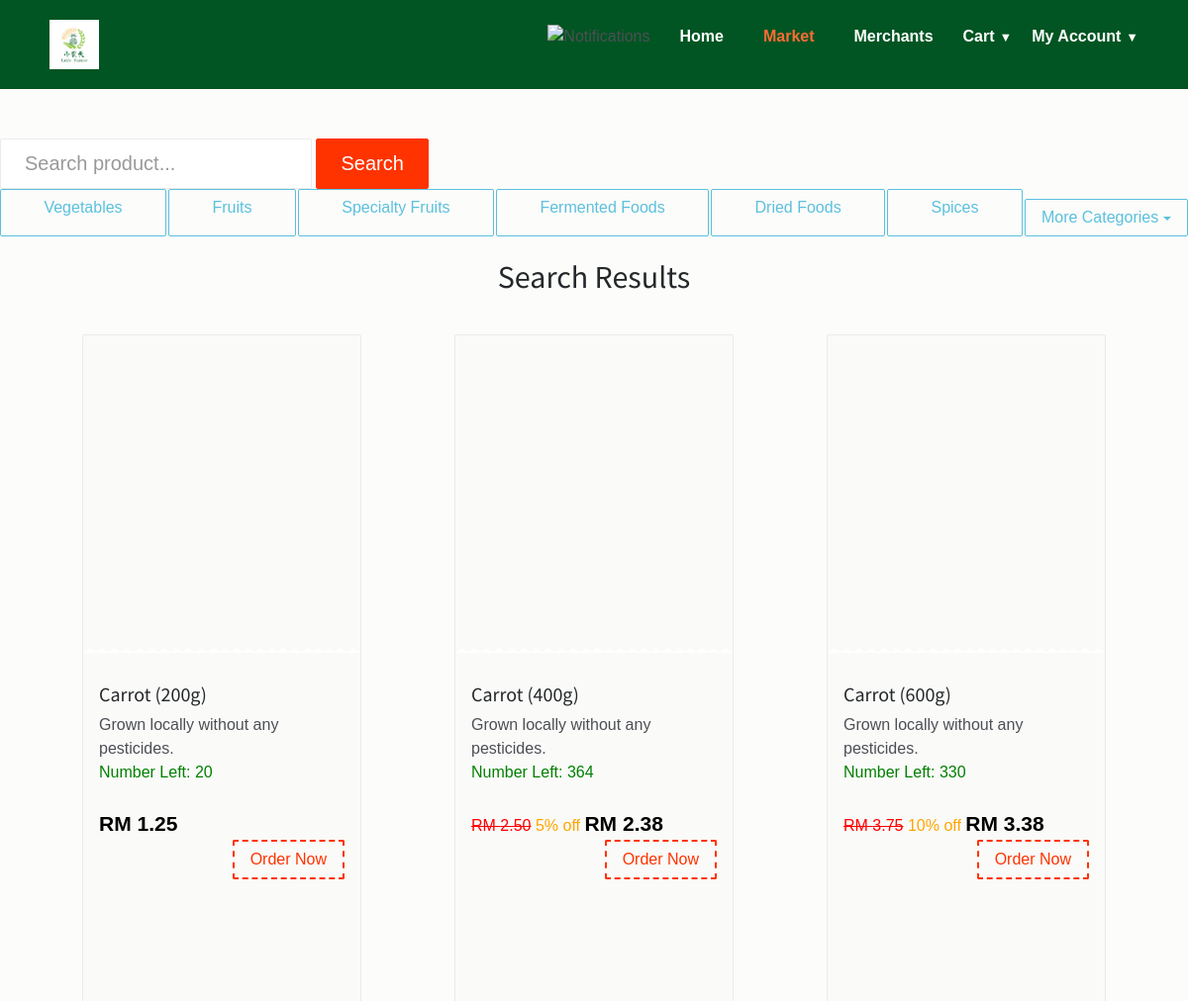
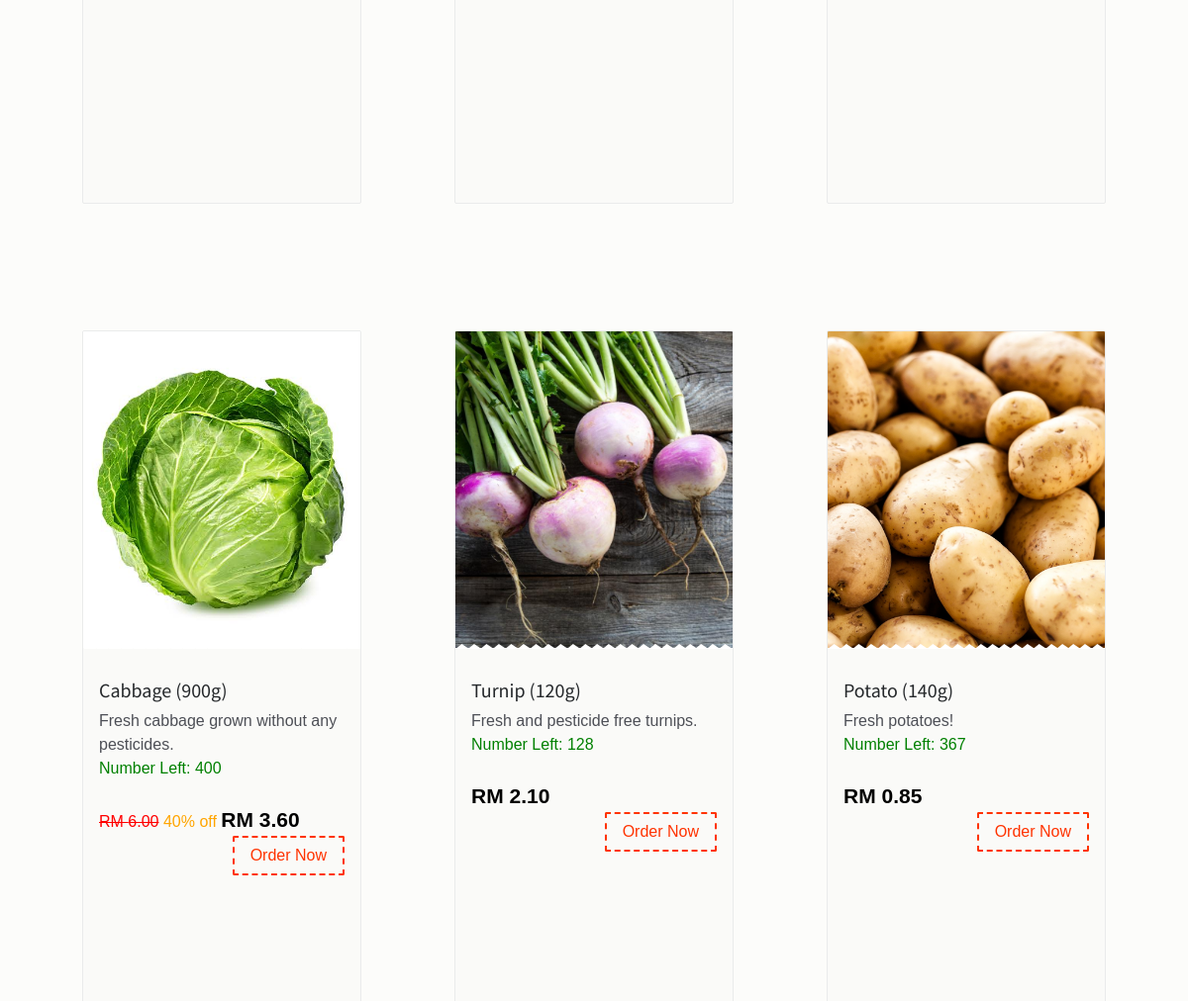
The app's page /search.php?category=1 (signed in, upper part), older data (2 pictures, top to bottom).
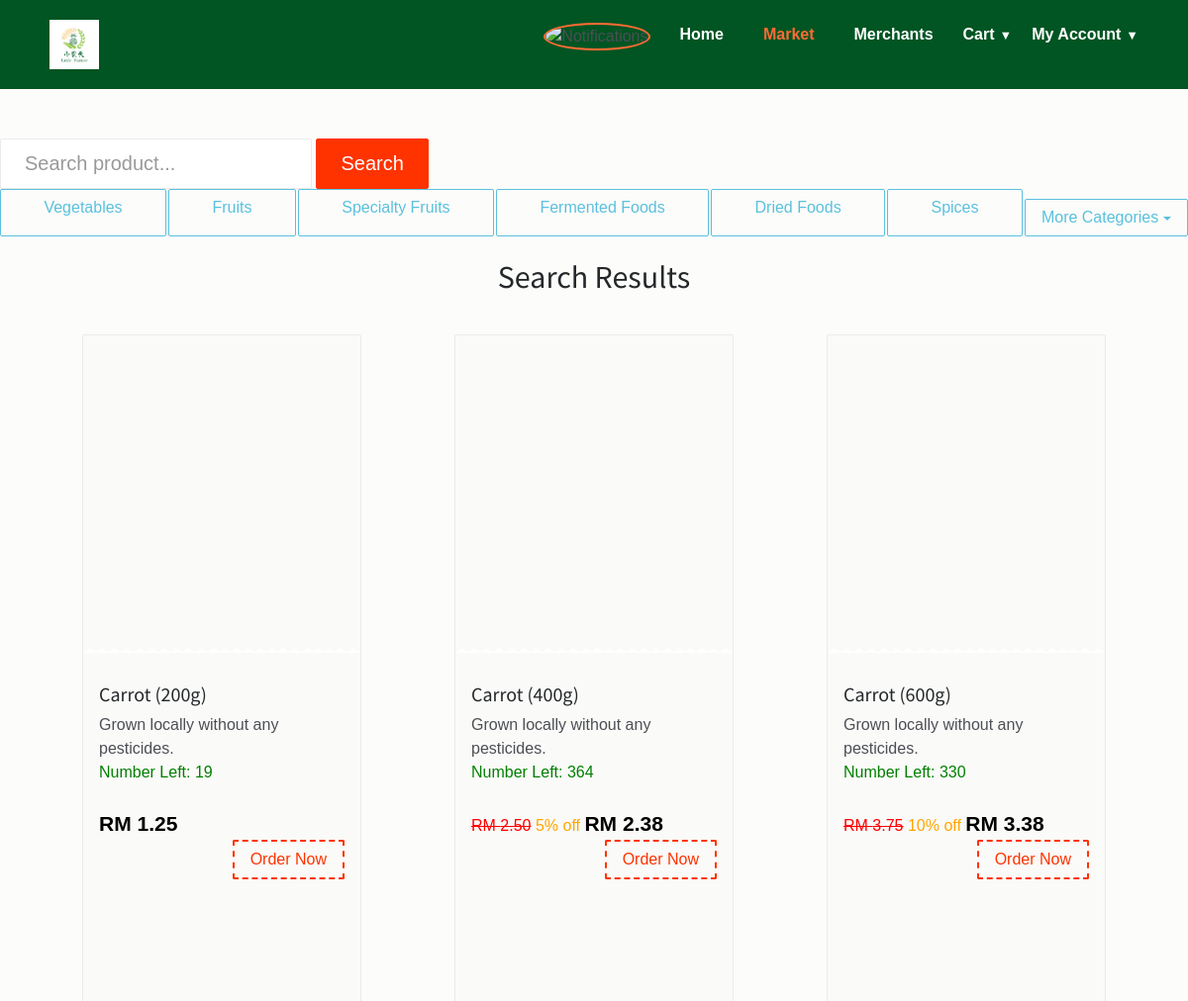
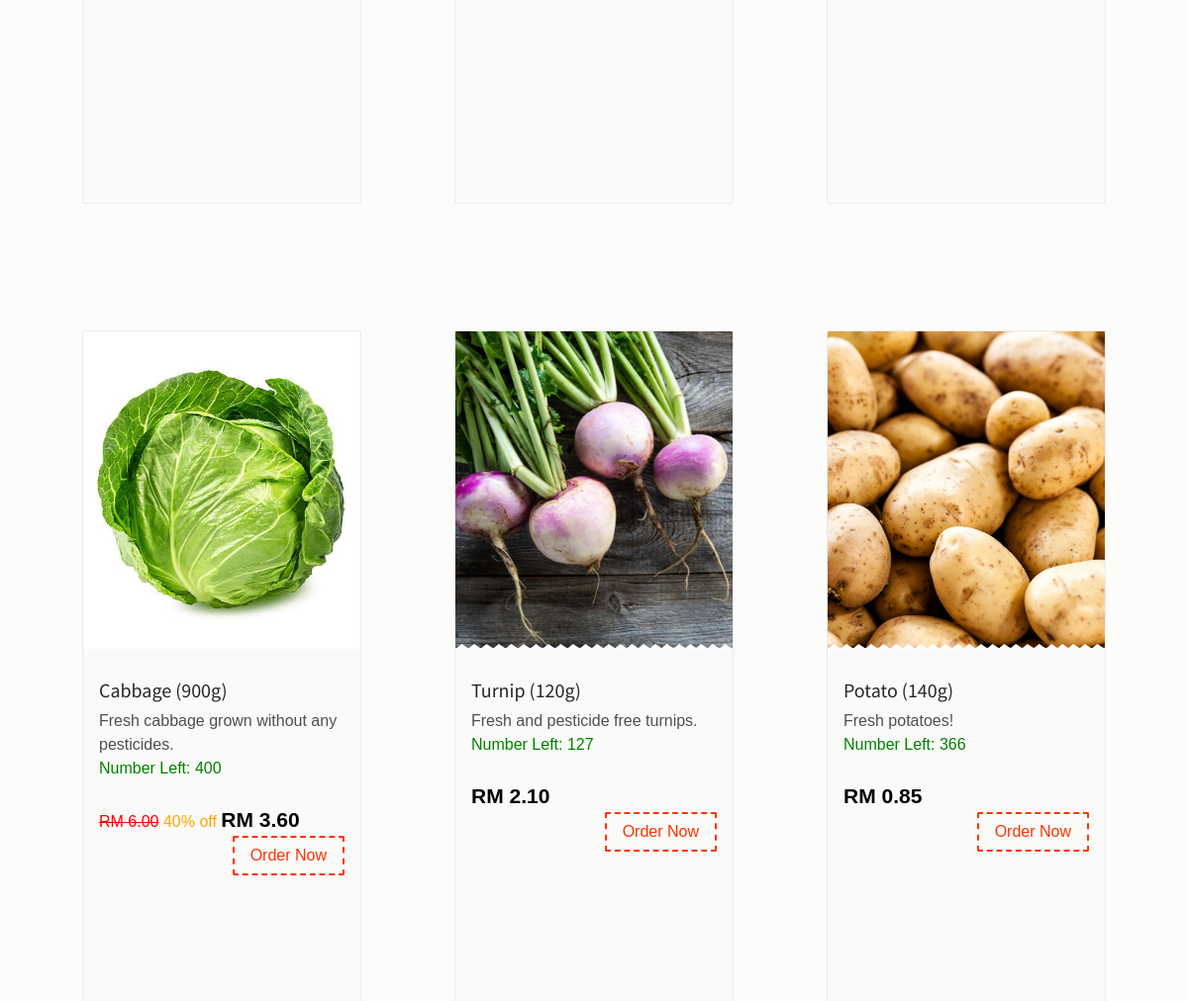
The same page, newer data (2 pictures, top to bottom).
### tables this page shows
CREATE TABLE `tblprice` (
  `priceNo` int(10) NOT NULL,
  `productID` varchar(30) NOT NULL,
  `proQuant` int(11) NOT NULL,
  `proWeight` int(20) NOT NULL,
  `proPrice` float NOT NULL,
  `proDisc` int(11) NOT NULL DEFAULT 0
);

CREATE TABLE `product` (
  `product_id` int(11) NOT NULL,
  `productCode` varchar(30) NOT NULL,
  `product_name` varchar(255) NOT NULL,
  `product_image` text NOT NULL,
  `descr` varchar(500) NOT NULL,
  `categories_id` int(11) NOT NULL,
  `owner` text NOT NULL,
  `product_date` text NOT NULL,
  `lowStock` int(5) NOT NULL,
  `status` int(11) NOT NULL DEFAULT 0
);

### config/search.php (called while the page is built)
<?php
$max = 12;

### search.php (the view, shortened to what the changed rows need)
<!DOCTYPE html>
<html lang="en">
<head>
    <link href="css/bootstrap.min.css" rel="stylesheet">
    <link href="css/font-awesome.min.css" rel="stylesheet">
    <link href="css/animsition.min.css" rel="stylesheet">
    <link href="css/animate.css" rel="stylesheet">
    <link href="css/style.css" rel="stylesheet">
</head>
<body class="home">
    <?php
    include("config/connect.php");
    include("config/search.php");
    include("includes/header.php");
    ?>
        <?php
        include("includes/categories_bar.php");
        ?>
    <?php
    echo '<section class="popular">
            <div class="container">
                <div class="title text-xs-center m-b-30">
                    <h2>Search Results</h2>
                </div>
                <div class="row">';
                if (isset($_GET['query']))
                {
                    $query = mysqli_query($db,"SELECT * from product JOIN tblprice ON product.product_id = tblprice.productID WHERE product_name LIKE '%".addslashes($_GET['query'])."%' LIMIT ".$max);
                }
                else if (isset($_GET['category']))
                {
                    $query = mysqli_query($db,"SELECT * from product JOIN tblprice ON product.product_id = tblprice.productID WHERE categories_id = ".addslashes($_GET['category'])." LIMIT ".$max);
                }
                while($product=mysqli_fetch_array($query))
                {
                    echo '<div class="col-xs-12 col-sm-6 col-md-4 food-item">
                            <div class="food-item-wrap">
                                <div class="figure-wrap bg-image search-product" data-image-src="'.$product['product_image'].'">
                                </div>
                                <div class="product content" >
                                    <div class="price-btn-block" data-price-id="'.$product['priceNo'].'" data-product-owner="'.$product['owner'].'">
                                        <a href="products.php?merchant='.$product['owner'].'"> <h5>'.$product['product_name'].' ('.$product['proWeight'].'g)</h5></a>
                                        <div>'.$product['descr'].'</div>
                                        <div class="product-name" style="color: green;">Number Left: '. (int) $product['proQuant'].'</div>';
                                        $stmt = $db->prepare("SELECT price FROM custom_prices WHERE price_id = ? AND user_id = ?");
                                        $stmt->bind_param("ii", $product['priceNo'], $_SESSION['user_id']);
                                        $stmt->execute();
                                        $custom = $stmt->get_result();
                                        $customPrice = number_format($custom->fetch_assoc()['price'], 2, '.', '');
                                        if ($customPrice != 0) {
                                        echo '            <span class="price">RM ' . $customPrice . '</span>';
                                        }
                                        else if ($product['proDisc'] == 0) {
                                        echo '            <span class="price">RM ' . number_format($product['proPrice'], 2) . '</span>';
                                        }
                                        echo '
                                        <br/><button class="btn theme-btn-dash pull-right addToCart">Order Now</button>
                                    </div>
                                </div>
                            </div>
                        </div>';
                }
        echo   '</div>
            </div>
        </section>';
    ?>
</body>
</html>

### includes/header.php (shortened to what the changed rows need)
<?php
$query = "SELECT o.order_id, o.order_status, r.title AS restaurant_title, o.last_updated
          FROM orders o
          JOIN restaurant r ON o.order_belong = r.rs_id
          WHERE o.order_status IN (1, 2, 3)
          AND o.is_seen = 0
          AND o.user_id = ?";
if ($stmt = mysqli_prepare($db, $query)) {
    mysqli_stmt_bind_param($stmt, "i", $_SESSION["user_id"]);
    mysqli_stmt_execute($stmt);
    $result = mysqli_stmt_get_result($stmt);
    $notifications = [];
    while ($row = mysqli_fetch_assoc($result)) {
        $formattedDate = date("F j, Y, g:i a", strtotime($row['last_updated']));
        $message = htmlspecialchars($row['restaurant_title'] . ": Order (Order ID: " . $row['order_id'] . ")");
        $notifications[] = [
            'message' => $message,
            'time' => "<div class='notification-last-updated'>Last updated: " . $formattedDate . "</div>"
        ];
    }
}
?>
<!DOCTYPE html>
<html>
<head>
    <link rel="stylesheet" type="text/css" href="landing/style.css" />
</head>
<body>
    <header>
        <ul>
            <li>
                <div class="notification-container">
                    <img src="landing/notification.png" alt="Notifications" class="notification-icon <?php echo count($notifications) > 0 ? 'has-notifications' : ''; ?>" />
                </div>
            </li>
        </ul>
    </header>
</body>
</html>

Row changes from the older to the newer data that the page shows:
changed tblprice (number 1 of 6 on the later page): proQuant "20" → "19"
changed tblprice "Turnip": proQuant "128" → "127"
changed tblprice "Potato": proQuant "367" → "366"
